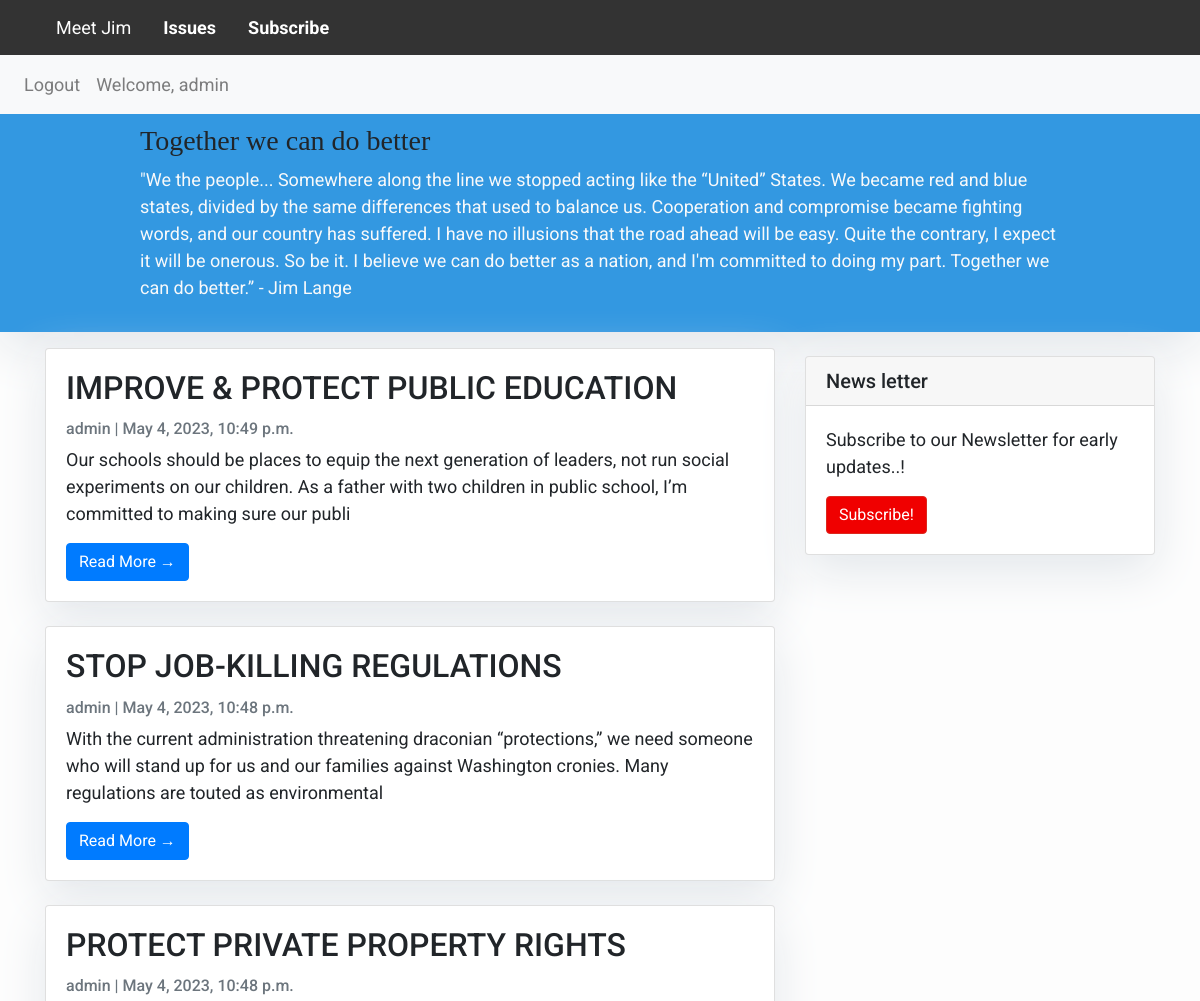
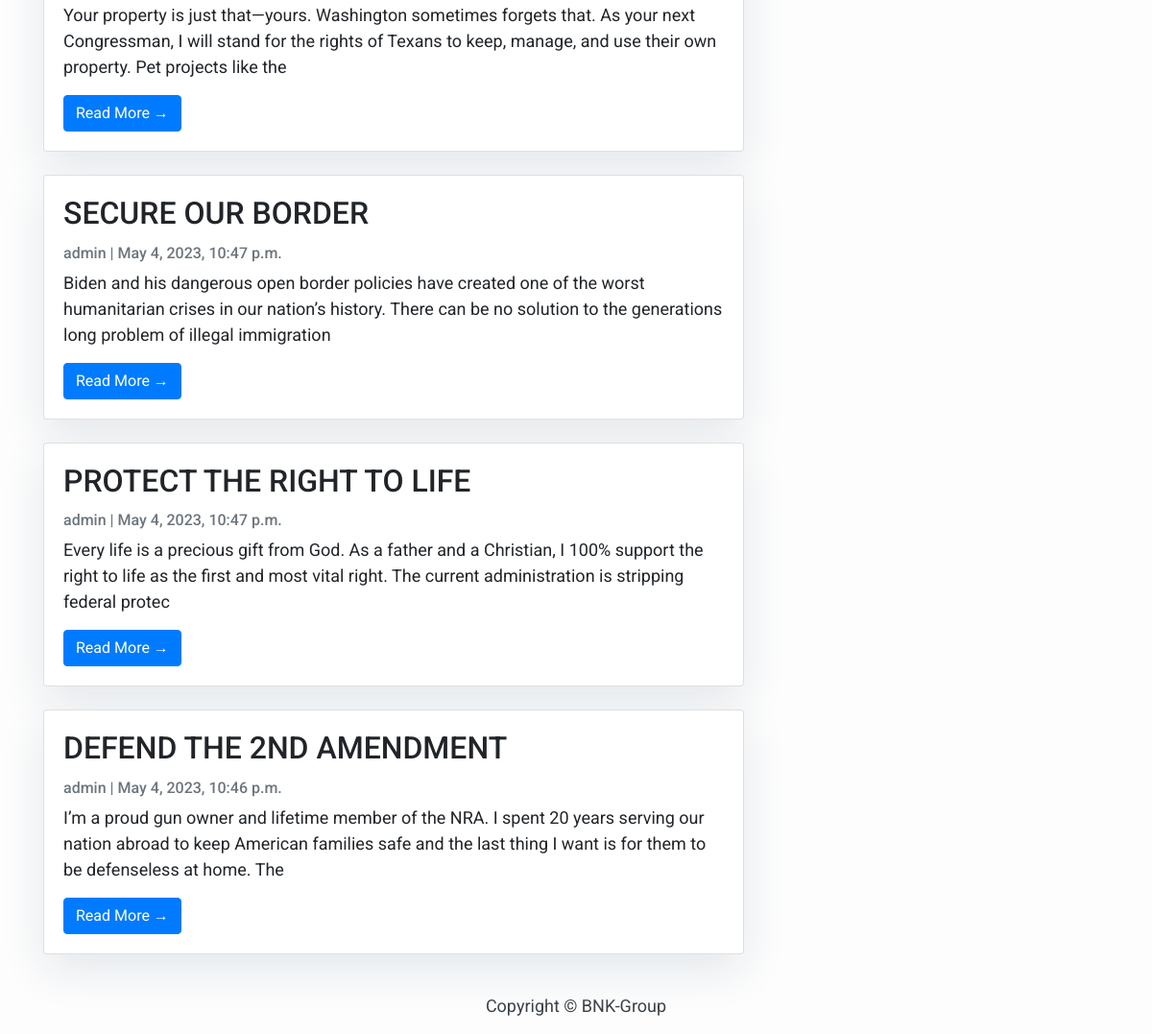
Page /index/ (signed in) on the committed database (2 pictures, top to bottom).
### blog/models.py (models this page shows, shortened)
class Post(models.Model):
    title = models.CharField(max_length=200, unique=True)
    slug = models.SlugField(max_length=200, unique=True)
    author = models.ForeignKey(User, on_delete=models.CASCADE, related_name='blog_posts')
    updated_on = models.DateTimeField(auto_now=True)
    content = models.TextField()
    created_on = models.DateTimeField(auto_now_add=True)
    status = models.IntegerField(choices=STATUS, default=0)
    class Meta:
        ordering = ['-created_on']

### blog/views.py (the view)
# urls.py: path('index/', login_required(views.PostList.as_view()), name='home'),
class PostList(generic.ListView):
    queryset = Post.objects.filter(status=1).order_by('-created_on')
    template_name = 'index.html'

### blog/templates/index.html (shortened to what this page needs)
{% extends "base.html" %}
{% block content %}
<header class="masthead">
    <div class="container">
        <div class="row">
            <div class=" col-md-8 col-md-10 mx-auto">
                <div class="site-heading">
                    <h3> Together we can do better</h3>
                    <p class="text-light">"We the people...
                        Somewhere along the line we stopped acting like the “United” States.  We became red and blue states,
                        divided by the same differences that used to balance us.   Cooperation and compromise became fighting words,
                        and our country has suffered.  I have no illusions that the road ahead will be easy. Quite the contrary, I expect it will be onerous.
                        So be it. I believe we can do better as a nation, and I'm committed to doing my part. Together we can do better.”
                        - Jim Lange
                    </p>
                </div>
            </div>
        </div>
    </div>
</header>
<body>
<div class="container">
    <div class="row">
        <div class="col-md-8 mt-3 left">
            {% for post in post_list %}
            <div class="card mb-4">
                <div class="card-body">
                    <h2 class="card-title">{{ post.title }}</h2>
                    <p class="card-text text-muted h6">{{ post.author }} | {{ post.created_on}} </p>
                    <p class="card-text">{{post.content|slice:":200" }}</p>
                    <a href="{% url 'post_detail' post.slug  %}" class="btn btn-primary">Read More &rarr;</a>
                </div>
            </div>
            {% endfor %}
        </div>
        {% block sidebar %} {% include 'sidebar.html' %} {% endblock sidebar %}
    </div>
</div>
</body>
{%endblock%}

### blog/templates/base.html (shortened to what this page needs)
<!DOCTYPE html>
<html>
    <head>
        {% load static %}
        <link rel="stylesheet" href="https://maxcdn.bootstrapcdn.com/bootstrap/4.0.0/css/bootstrap.min.css"
 />
    </head>
    <body>
        <nav>
            <div class="bg-img">
                    <ul class="ul1">
                        <li>
                            <a class="nav-link" href="/about">Meet Jim</a>
                        </li>
                        <li>
                            <a class="nav-link text-black font-weight-bold" href="/index">Issues</a>
                        </li>
                        <li class="nav-item text-black">
                            <a class="nav-link text-black font-weight-bold" href="#">Subscribe</a>
                        </li>
                    </ul>
            </div>
        </nav>
<nav class="navbar navbar-expand-lg navbar-light bg-light">
  <div class="collapse navbar-collapse" id="navbarText" style="text-align:right">
    <ul class="navbar-nav mr-auto">
      {% if user.is_authenticated %}
      <li class="nav-item">
        <a class="nav-link" href="{% url 'user_auth:logout' %}">Logout</a>
      </li>
      <li class="nav-item">
        <a class="nav-link" href="#">Welcome, {{user.username}}</a>
      </li>
      {% else %}
      <li class="nav-item">
        <a class="nav-link" href="{% url 'user_auth:login' %}">Login</a>
      </li>
      {% endif %}
    </ul>
  </div>
</nav>
        {% block content %}{% endblock content %}
        <footer class="py-3 bg-grey">
            <p class="m-0 text-dark text-center ">Copyright &copy; BNK-Group</p>
        </footer>
    </body>
</html>

### blog/templates/sidebar.html (shortened to what this page needs)
{% block sidebar %}
        <div class="col-md-4 float-right ">
        <div class="card my-4">
                <h5 class="card-header">News letter</h5>
            <div class="card-body">
                <p class="card-text"> Subscribe to our Newsletter for early updates..!</p>
                <a href="#"
                   class="btn btn-danger">Subscribe!</a>
            </div>
        </div>
        </div>
{% endblock sidebar %}

### blog/templates/base.html (style rules this page uses)
body { font-family: "Roboto", sans-serif; font-size: 17px; background-color: #fdfdfd; }
.btn-danger { color: #fff; background-color: #f00000; border-color: #dc281e; }
.masthead { background: #3398E1; height: auto; padding-bottom: 15px; box-shadow: 0 16px 48px #E3E7EB; padding-top: 10px; }
li { display: inline; float: left; }
.ul1 li a { color: white; text-align: center; padding: 14px 16px; text-decoration: none; }
.ul1 { list-style-type: none; margin: 0; padding: 10; overflow: hidden; background-color: #333; }

### blog/templates/index.html (style rules this page uses)
body { font-family: "Roboto", sans-serif; font-size: 18px; background-color: #fdfdfd; }
.card { box-shadow: 0 16px 48px #E3E7EB; }
h3 { font-family: "Arial Rounded MT Bold" }

### blog/templates/sidebar.html (style rules this page uses)
.card { box-shadow: 0 16px 48px #E3E7EB; }

### rows in the picture
Post: title "IMPROVE & PROTECT PUBLIC EDUCATION", author "admin", created_on "May 4, 2023, 10:49 p.m.", content "Our schools should be places to equip the next generation of leaders, not run social experiments on our children. As a father with two children in public school, I’m committed to making sure our publi"
Post: title "STOP JOB-KILLING REGULATIONS", author "admin", created_on "May 4, 2023, 10:48 p.m.", content "With the current administration threatening draconian “protections,” we need someone who will stand up for us and our families against Washington cronies. Many regulations are touted as environmental"
Post: title "PROTECT PRIVATE PROPERTY RIGHTS", author "admin", created_on "May 4, 2023, 10:48 p.m.", content "Your property is just that—yours. Washington sometimes forgets that. As your next Congressman, I will stand for the rights of Texans to keep, manage, and use their own property. Pet projects like the"
Post: title "SECURE OUR BORDER", author "admin", created_on "May 4, 2023, 10:47 p.m.", content "Biden and his dangerous open border policies have created one of the worst humanitarian crises in our nation’s history. There can be no solution to the generations long problem of illegal immigration"
Post: title "PROTECT THE RIGHT TO LIFE", author "admin", created_on "May 4, 2023, 10:47 p.m.", content "Every life is a precious gift from God. As a father and a Christian, I 100% support the right to life as the first and most vital right. The current administration is stripping federal protec"
Post: title "DEFEND THE 2ND AMENDMENT", author "admin", created_on "May 4, 2023, 10:46 p.m.", content "I’m a proud gun owner and lifetime member of the NRA. I spent 20 years serving our nation abroad to keep American families safe and the last thing I want is for them to be defenseless at home. The"

### other values in the picture
{{ user.username }} "admin"
